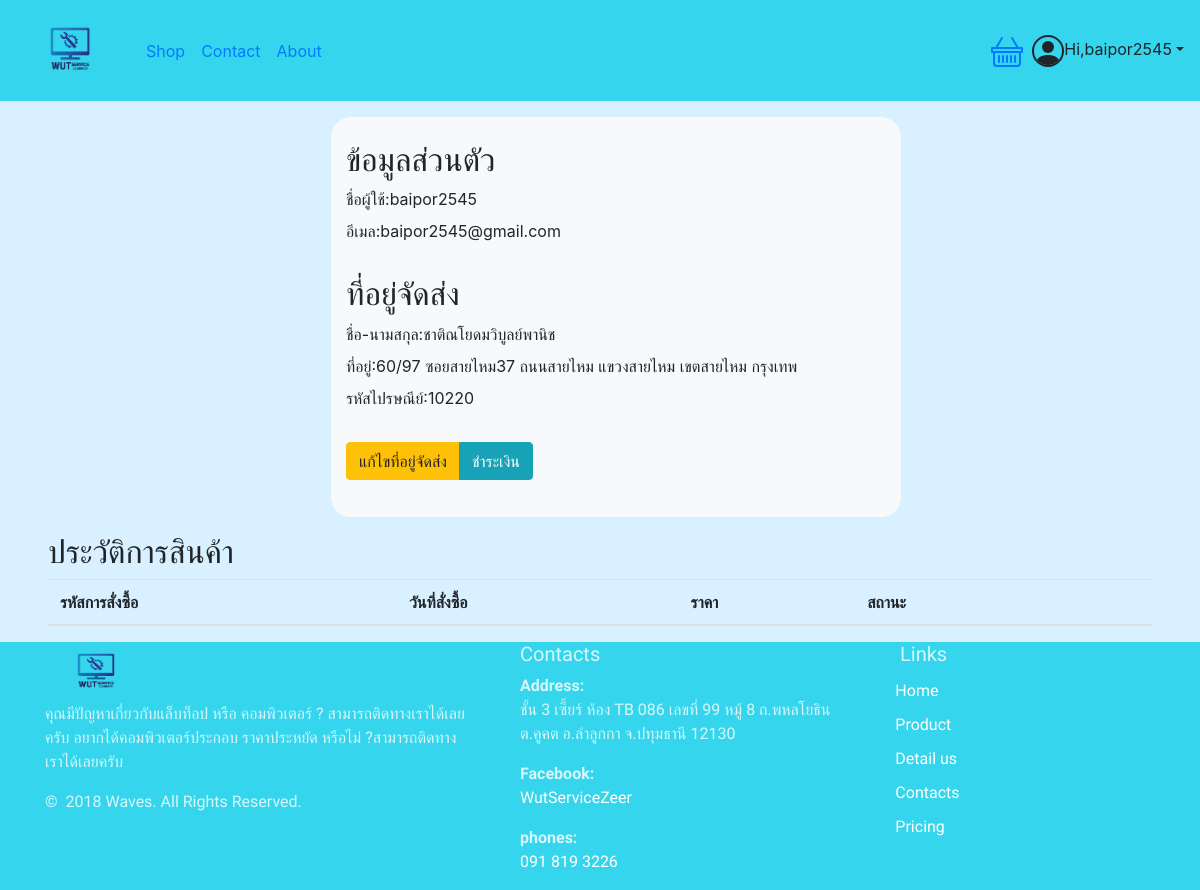
The app's page /profile.php (signed in), older data.
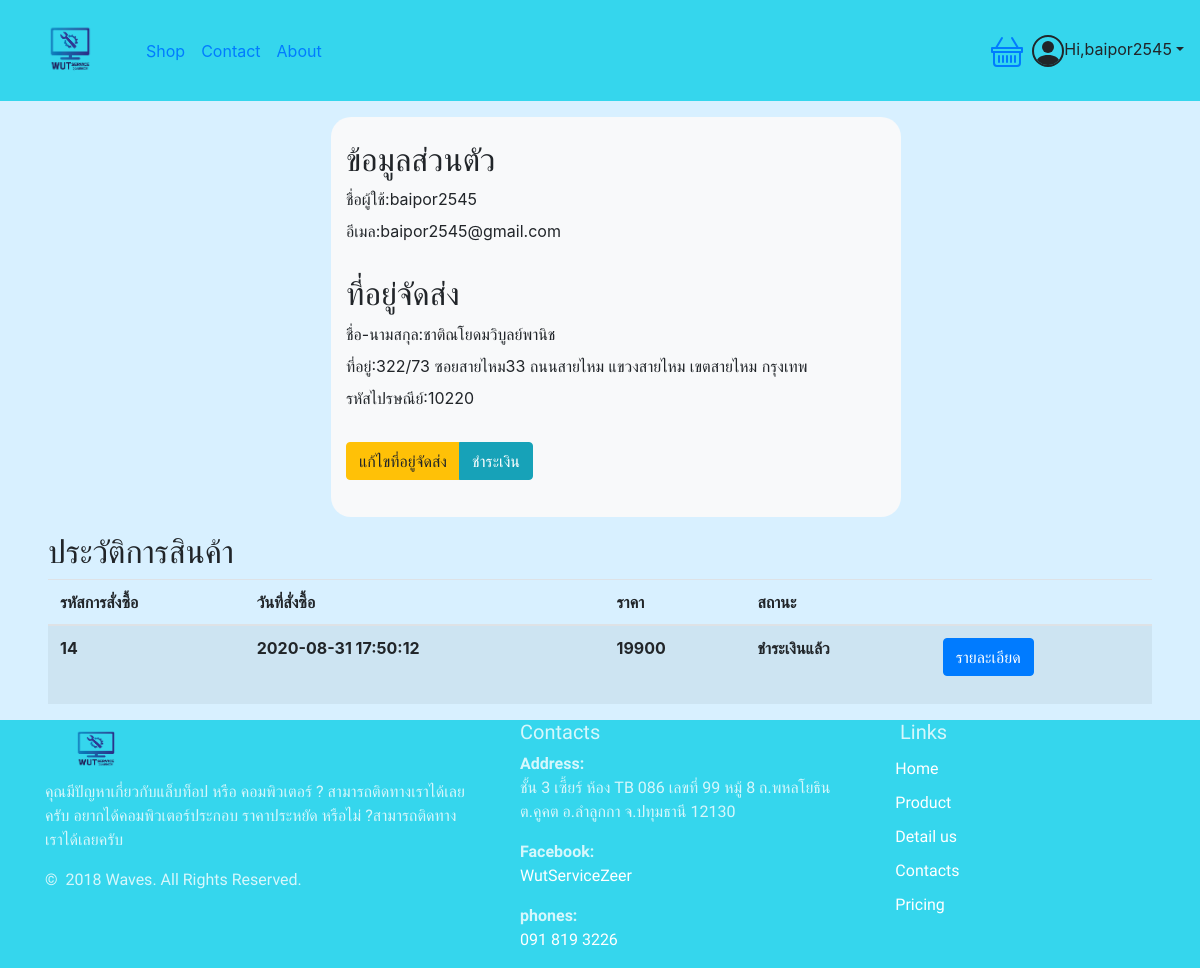
The same page, newer data.
### tables this page shows
CREATE TABLE `useraddress` (
  `ID` int(10) NOT NULL,
  `U_ID` int(10) NOT NULL,
  `F_name` varchar(100) NOT NULL,
  `L_name` varchar(100) NOT NULL,
  `Address` varchar(300) NOT NULL,
  `Tel` varchar(10) NOT NULL,
  `Postcode` varchar(5) NOT NULL
);

CREATE TABLE `tb_order` (
  `id_order` int(11) NOT NULL,
  `username` varchar(100) NOT NULL,
  `name` varchar(100) NOT NULL,
  `address` varchar(300) NOT NULL,
  `email` varchar(100) NOT NULL,
  `phone` varchar(10) NOT NULL,
  `date_order` datetime NOT NULL,
  `total` int(11) NOT NULL,
  `paymentstatus` varchar(50) NOT NULL
);

### profile.php (the view, shortened to what this page needs)
<?php
 require "condb.php";
 $name = $_SESSION['name'];
 if(!isset($_SESSION['ID'])){
     header("location:index.php");
 }
 else{
     $uid = $_SESSION['ID'];
     $sql = "SELECT `ID`, `U_ID`, `F_name`, `L_name`, `Address`, `Tel`, `Postcode` FROM `useraddress` WHERE U_ID='$uid'";
     $result = mysqli_query($con,$sql);
     $row = mysqli_fetch_array($result);
     $firstname = $row['F_name'];
     $lastname = $row['L_name'];
     $Address = $row['Address'];
     $post = $row['Postcode'];
     $sql2 = "SELECT * FROM `login` WHERE U_ID='$uid'";
     $result2 = mysqli_query($con,$sql2);
     $row2 = mysqli_fetch_array($result2);
     $username = $row2['username'];
     $email = $row2['email'];
     $sql3 = "SELECT * FROM `tb_order` WHERE username='$username'";
     $result3 = mysqli_query($con,$sql3);
     $row3 = mysqli_fetch_all($result3, MYSQLI_ASSOC);
 }
?>
<html>
<head>
    <link rel="stylesheet" href="https://maxcdn.bootstrapcdn.com/bootstrap/4.4.1/css/bootstrap.min.css">
</head>
<body>
    <nav class="navbar navbar-expand-md  navbar-dack sticky-top" style="background-color :#35D6ED">
        <a class="navbar-brand" href="Index.php"><img src="LOGO1-01.png" height="75px"></a>
        <div class="collapse navbar-collapse" id="CollapseNavbar">
        <ul class="navbar-nav">
            <li class="nav-item"><a class="nav-link" href="product.php">Shop</a></li>
            <li class="nav-item"><a class="nav-link" href="Repair.php">Contact</a></li>
            <li class="nav-item"><a class="nav-link" href="about.php">About</a></li>
        </ul>
        </div>
        <div>
        <ul class="navbar-nav">
        <li><a href="cart.php"></a></li>
        <li class="nav-item"><a class="dropdown-toggle"  data-toggle="dropdown">Hi,<?php echo $name; ?></a>
    </nav>
    <div class="container-fluid">
    <div class="row a-flex justify-content-center" style="background-color :#d8f0ff">
        <div class="col-md-6">
            <div class="container m-3 bg-light" style="height:400px ;  border-radius: 20px">
                <br>
                <h2>ข้อมูลส่วนตัว</h2>
                <label>ชื่อผู้ใช้:<?php echo $username; ?></label><br>
                <label>อีเมล:<?php echo $email; ?></label>
                <br><br>
                <h2>ที่อยู่จัดส่ง</h2>
                <label>ชื่อ-นามสกุล:<?php echo $firstname; echo $lastname; ?></label><br>
                <label>ที่อยู่:<?php echo  $Address;?></label><br>
                <label>รหัสไปรษณีย์:<?php echo $post;?></label><br>
                <br>
                <div class="btn-group" role="group" aria-label="Basic example">
                <a type="button" class="btn btn-warning" href="address_edit.php">แก้ไขที่อยู่จัดส่ง</a>
                <a type="button" class="btn btn-info" href="purchase.php">ชำระเงิน</a>
                </div>
            </div>
        </div>
    </div>
    </div>
        <div class="row" style="background-color :#d8f0ff" >
            <div class="col mx-5">
                <div>
                    <h2>ประวัติการสินค้า</h2>
                    <table class="table table-striped">
                        <thead>
                            <tr>
                             <th>รหัสการสั่งซื้อ</th>
                             <th>วันที่สั่งซื้อ</th>
                             <th>ราคา</th>
                             <th>สถานะ</th>
                             <th></th>
                         </tr>
                        </thead>
                        <tbody>
                        <?php
                            foreach($row3 as $order)
                            {
                                ?>
                            <tr>
                                <th><?php echo $order['id_order'];?></th>
                                <th><?php echo $order['date_order'];?></th>
                                <th><?php echo $order['total'];?></th>
                                <th><?php echo $order['paymentstatus'];?></th>
                                <th>
                                    <form method="post" action="orderdetail.php">
                                    <button name="detail" id="detail" value ="<?php echo $order['id_order'];?>"  class="btn btn-primary">รายละเอียด</button>
                                    </form>
                                </th>
                            </tr>
                            <?php }?>
                        </tbody>
                    </table>
                </div>
            </div>
        </div>
    <?php include 'footer.php';?>
</body>
</html>

Row changes from the older to the newer data that the page shows:
changed useraddress "ชาติณโยดม": Address "60/97 ซอยสายไหม37 ถนนสายไหม แขวงสายไหม เขตสายไหม กรุงเทพ" → "322/73 ซอยสายไหม33 ถนนสายไหม แขวงสายไหม เขตสายไหม กรุงเทพ"
added tb_order: id_order "14", date_order "2020-08-31 17:50:12", total "19900", paymentstatus "ชำระเงินแล้ว"
